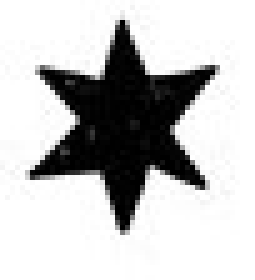
#> input picture images/stars_template.jpg, 51 x 56 px (shown 5 times larger)
$ python 026_Template_Matching.py
#> lines starting #> are read from the running program, lines starting #| are printed output that depends on the picture
# Template Matching Is Used To Find A Template Image Within A Larger Image
# A Bit Like Finding Waldo In "Where's Waldo?"

# Import Needed Packages
import matplotlib.pyplot as plt
import cv2

# Load Image And Load Template
template = cv2.imread("../images/stars_template.jpg", 0)
#> template is the input picture: shape (56, 51); min 0, max 255, mean 195.3
image = cv2.imread("../images/stars.jpg", 0)
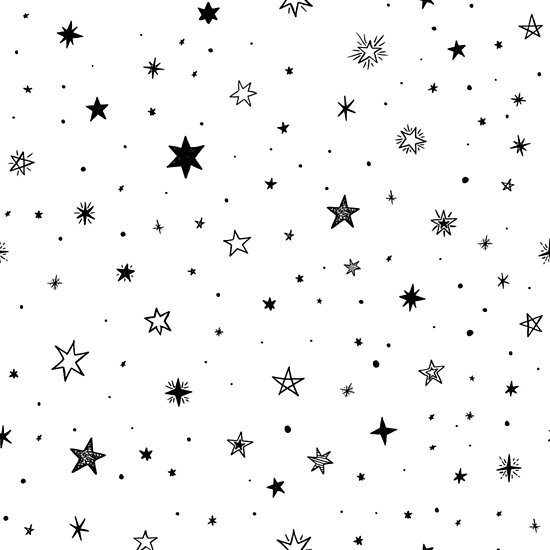
#> input picture images/stars.jpg, 550 x 550 px
#> image is the input picture: shape (550, 550); min 0, max 255, mean 246.3

# Obtain Template Dimensions
w, h = template.shape[::-1]
#> w = 51; h = 56

# List Of Template Matching Methods For Comparison
methods = ['cv2.TM_CCOEFF', 'cv2.TM_CCOEFF_NORMED',
		   'cv2.TM_SQDIFF', 'cv2.TM_SQDIFF_NORMED',
		   'cv2.TM_CCORR', 'cv2.TM_CCORR_NORMED']

# Iterate Through Methods
for method in methods:
	copy = image.copy()
	method = eval(method)

	# Apply Template Matching
	result = cv2.matchTemplate(copy, template, method)
	min_val, max_val, min_loc, max_loc = cv2.minMaxLoc(result)

	# Get Coords For Rectangle
	# If Method Is TM_SQDIFF or TM_SQDIFF_NORMED, Use Min
	if method in [cv2.TM_SQDIFF, cv2.TM_SQDIFF_NORMED]:
		top_left = min_loc
	else:
		top_left = max_loc
	bottom_right = (top_left[0] + w, top_left[1] + h)

	# Draw Rectangle
	cv2.rectangle(copy, top_left, bottom_right, 0, 2)

	plt.subplot(121), plt.imshow(result, cmap='gray')
	plt.title("Matching"), plt.xticks([]), plt.yticks([])
	plt.subplot(122), plt.imshow(copy, cmap='gray')
	plt.title("Detection"), plt.xticks([]), plt.yticks([])
	plt.suptitle(method)

	plt.show()
#> this loop made 6 passes
#> (min_val, max_val, min_loc, top_left, bottom_right) on passes 1, 2, 5, 6: (-6520285.5, 30302864, (142, 111), (161, 132), (212, 188)), (-0.246, 1, (140, 110), (161, 132), (212, 188)), (108293936, 142245392, (147, 112), (187, 456), (238, 512)), (0.759, 1, (145, 111), (161, 132), (212, 188))
#> (min_val, max_val, max_loc, top_left, bottom_right) on passes 3 to 4: (15072, 69272448, (145, 111), (161, 132), (212, 188)), (0.000108, 0.482, (145, 111), (161, 132), (212, 188))
#> pass 1, `result = cv2.matchTemplate(copy, template, method)`:
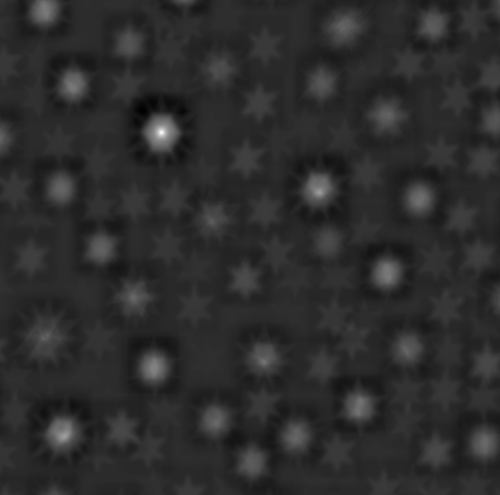
#> result: shape (495, 500) float32; min -6520285.5, max 30302864, mean -1280.5; drawn with min black and max white
#> pass 1, `plt.show()`:
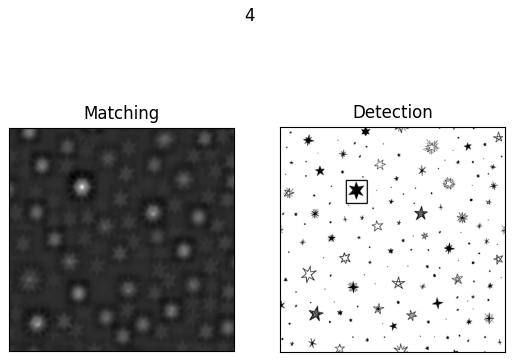
#> figure drawn by matplotlib, 2 panels
#> pass 2, `result = cv2.matchTemplate(copy, template, method)`:
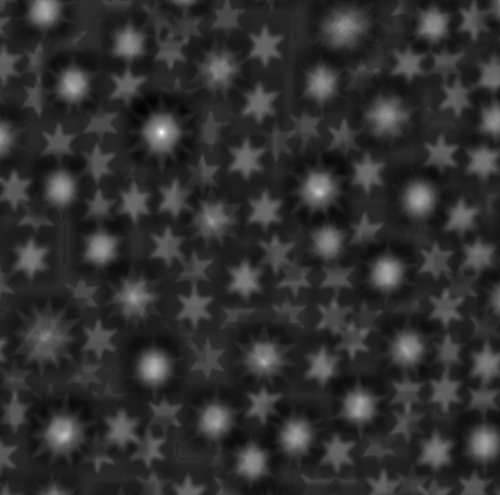
#> result: shape (495, 500) float32; min -0.246, max 1, mean -0.00508; drawn with min black and max white
#> pass 2, `plt.show()`:
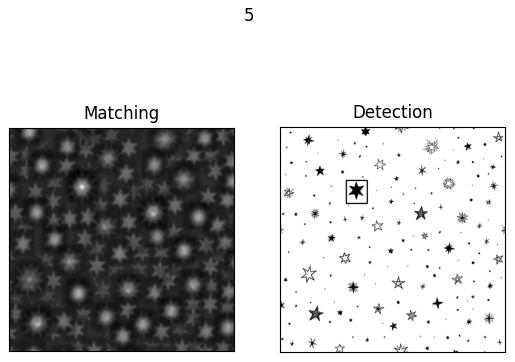
#> figure drawn by matplotlib, 2 panels
#> pass 3, `result = cv2.matchTemplate(copy, template, method)`:
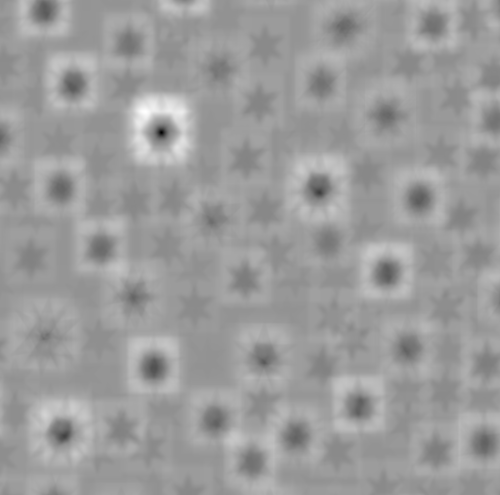
#> result: shape (495, 500) float32; min 15072, max 69272448, mean 42467576; drawn with min black and max white
#> after the loop:
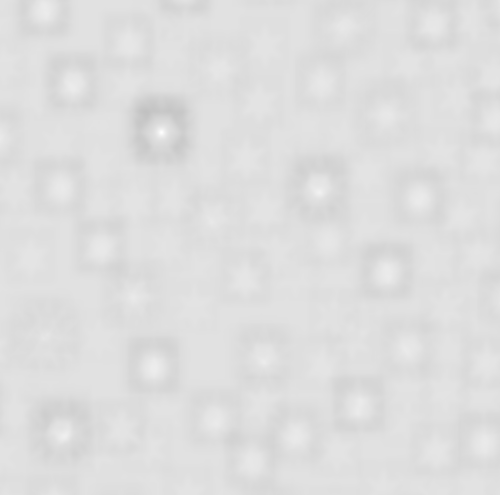
#> result: shape (495, 500) float32; min 0.759, max 1, mean 0.873
